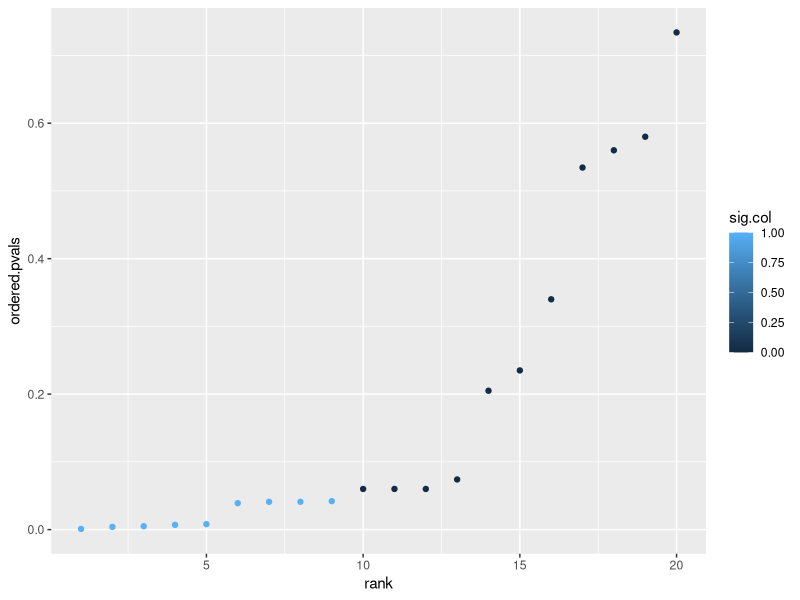

Reproduce this figure in R.
library(ggplot2)
FDR_calculator <- function(pvals, q, independent=FALSE) {
  # order pvals in ascending order
  ordered.pvals <- sort(pvals, decreasing = FALSE)
  bh.vals <- vector()
  m <- length(ordered.pvals)
  
  # for each pvalue, generate bh critical value (i/m)*q 
  for (i in 1:length(ordered.pvals)) {
    bh <- (ordered.pvals[i] / m) * q
    bh.vals <- append(bh.vals, bh)
  }
  
  # find highest p value such that still smaller than critical value 
  highest.p <- 0
  for (i in 1:length(ordered.pvals)) {
    if (ordered.pvals[i] < bh.vals[i]) {
      highest.p = i
    }
  }

  # create significant values, all values lower than highest p-value smaller than critical value are significant
  sig.col <- vector()
  sig.vals <- vector()
  for (i in 1:length(ordered.pvals)) {
    if (i <= highest.p) {
      sig.col <- append(sig.col,1)
      sig.vals <- append(sig.vals, ordered.pvals[i])
    } else {
      sig.col <- append(  sig.col,0)
    }
  }
  
  dataframe <- data.frame(ordered.pvals,   sig.col)
  dataframe['rank'] <- 1:length(ordered.pvals)
  
  fdr <- highest.p/m
  cat("FDR: ", fdr)
  cat("\n")
  cat("Significant Values: ")
  print(sig.vals)
  # blue points are significant values
  ggplot(data=dataframe, aes(x=rank, y=ordered.pvals)) + geom_point(aes(color=sig.col))
}

pvals <- c(.205, .074, .060, .042, .041, .039, .041, .008, .001, .005, .007, .06, .56, .734, 
           .58, .5345, .06, .004, .235, .34)

FDR_calculator(pvals, 20)